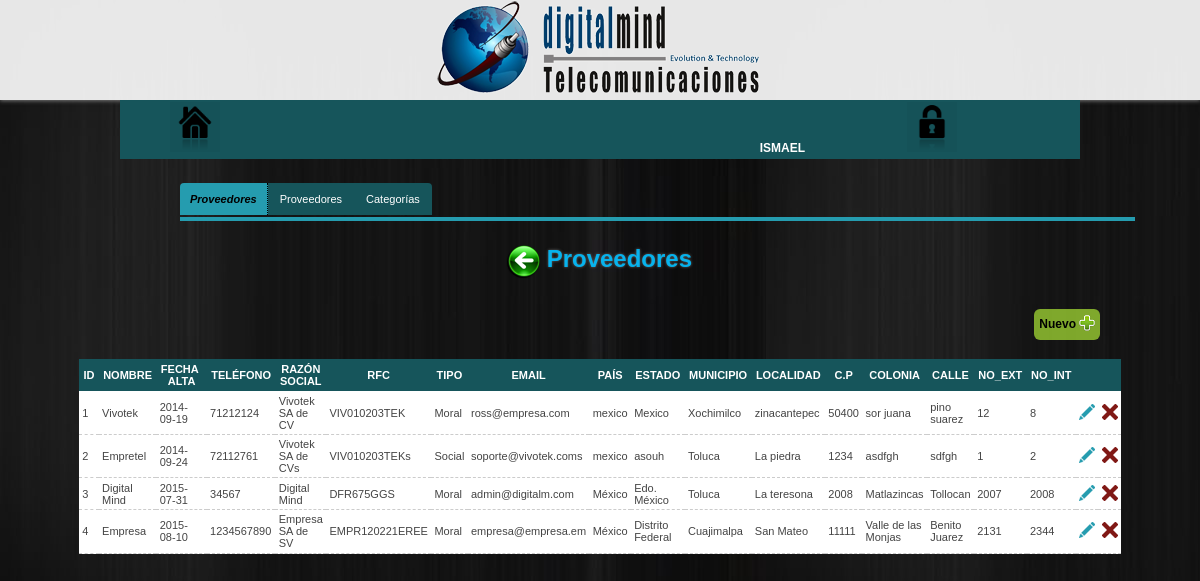
/configuracion/proveedores/proveedores (signed in), run on the app's committed database.
### tables this page shows
CREATE TABLE IF NOT EXISTS `proveedores` (
  `id_proveedor` int(10) NOT NULL,
  `nom_proveedor` varchar(70) NOT NULL,
  `fecha_alta` varchar(100) NOT NULL,
  `id_datfiscal` int(5) NOT NULL,
  `id_direccion` int(5) NOT NULL,
  `id_bancarios` varchar(30) NOT NULL,
  `id_contacto` int(5) DEFAULT NULL,
  `telefono` int(5) DEFAULT NULL,
  `id_categoria_cliente` int(100) NOT NULL,
  `direccion_web` varchar(100) DEFAULT NULL
);

CREATE TABLE IF NOT EXISTS `datos_fiscales` (
  `id_datfiscal` int(10) NOT NULL,
  `razon_social` varchar(50) NOT NULL,
  `rfc` varchar(20) NOT NULL,
  `tipo_razon_social` varchar(30) NOT NULL,
  `id_direccion` int(10) NOT NULL,
  `email` varchar(50) NOT NULL
);

CREATE TABLE IF NOT EXISTS `direcciones` (
  `id_direccion` int(10) NOT NULL,
  `calle` varchar(50) DEFAULT NULL,
  `num_ext` varchar(20) DEFAULT NULL,
  `num_int` varchar(20) DEFAULT NULL,
  `colonia` varchar(50) DEFAULT NULL,
  `localidad` varchar(50) DEFAULT NULL,
  `referencia` varchar(50) DEFAULT NULL,
  `municipio` text,
  `estado` text,
  `pais` varchar(200) DEFAULT NULL,
  `cod_postal` int(5) DEFAULT NULL,
  `sucursal` varchar(100) DEFAULT NULL,
  `gps_ubicacion` varchar(200) DEFAULT NULL
);

### configuracion/proveedores/proveedores/index.php (the view, shortened to what this page needs)
<?php include ('../../head.php'); ?>
<body>
	<?php include ('../../nav.php'); ?>
	<div id="menuopcion"><?php include('../../menu_individual.php') ?></div>
	<h1 style="text-align:center; color:rgba(0,191,255,.9);">
    	<a href="../../">
			<img class="atras" src="../../../images/atras.png" title="Regresar">
		</a>Proveedores
    </h1>
    <center>
    	<section id="botones">
		    <b class="nuevos">Nuevo</b>
    	</section>
    	<section>
    		<center>
    			<table class="datos">
					<tr>
						<th>ID</th>
						<th>NOMBRE</th>
						<th>FECHA<b style="color:transparent">-</b>ALTA</th>
						<th>TELÉFONO</th>
						<th>RAZÓN SOCIAL</th>
						<th>RFC</th>
						<th>TIPO</th>
						<th align="center">EMAIL</th>
						<th>PAÍS</th>
						<th>ESTADO</th>
						<th>MUNICIPIO</th>
						<th>LOCALIDAD</th>
						<th>C.P</th>
						<th>COLONIA</th>
						<th>CALLE</th>
						<th>NO_EXT</th>
						<th>NO_INT</th>
						<th></th>
						<th></th>
					</tr>
				<?php
				  	$query = "SELECT P.id_proveedor,P.nom_proveedor,P.fecha_alta,P.telefono,F.razon_social,F.rfc,F.tipo_razon_social,
				  			F.email,pais,estado,municipio,localidad,cod_postal,colonia,calle,num_ext,num_int,P.id_bancarios,P.id_direccion,F.id_direccion,P.id_datfiscal from proveedores P
				  			inner join datos_fiscales F on P.id_datfiscal=F.id_datfiscal
				  			inner join direcciones on P.id_direccion=direcciones.id_direccion";
					$result=mysql_query($query);
					while($fila=mysql_fetch_array($result)){
					  	echo "<tr>";
						echo '<td>'.$fila[0].'</td>';
						echo '<td>'.$fila[1].'</td>';
						echo '<td>'.$fila[2].'</td>';
						echo '<td>'.$fila[3].'</td>';
						echo '<td>'.$fila[4].'</td>';
						echo '<td>'.$fila[5].'</td>';
						echo '<td>'.$fila[6].'</td>';
						echo '<td>'.$fila[7].'</td>';
						echo '<td>'.$fila[8].'</td>';
						echo '<td>'.$fila[9].'</td>';
						echo '<td>'.$fila[10].'</td>';
						echo '<td>'.$fila[11].'</td>';
						echo '<td>'.$fila[12].'</td>';
						echo '<td>'.$fila[13].'</td>';
						echo '<td>'.$fila[14].'</td>';
						echo '<td>'.$fila[15].'</td>';
						echo '<td>'.$fila[16].'</td>';
					    echo '<td><a href="editar.php?id_prov='.$fila["id_proveedor"].'"><img src="../../../images/editar.png" /></a>';
				?>
				<td><a href="eliminar.php?id_prov=<?php echo $fila["id_proveedor"]; ?>&id_dirp=<?php echo $fila[10]; ?>&id_dirf=<?php echo $fila[11]; ?>&id_datfis=<?php echo $fila["id_datfiscal"] ?>&dat_banc=<?php echo $fila["id_bancarios"] ?>"><img src="../../../images/eliminar.png" alt=""></a></td>
					<?php
					    echo "</tr>";
					  }
					?>
				</table>
    		</center>
    	</section>
    </center>
</body>
</html>

### css/menu.css (style rules this page uses)
* { margin: 0;padding: 0; }
a { color: #28C7E0;text-decoration:none; }
body { background: url(../images/bg.jpg) fixed; color:#444; font-family:Verdana,Helvetica,Sans-serif;font-size:12px; }
a { text-decoration: none; }
.atras { border-radius: 50%; box-shadow: -1px 1px 1px #000; vertical-align: middle; }
h1 { color: #28C7E0;-webkit-text-shadow: 0 0 3px #666;-moz-text-shadow: 0 0 3px #666;text-shadow: 0 0 3px #666;padding: .5em 0; }
section { text-align: center; }
.nuevos { color: #000; padding: 6px 5px; margin-right: 100px; margin-top: 10px; margin-bottom: 10px; float: right; background: rgba(154,205,50,.8); border-radius: 6px; cursor: pointer; }
.nuevos:after { padding-left: 3px; content: url(../images/add.png); vertical-align: middle; }
section#botones { height: 50px; padding: 10px 0px 10px 0px; }

### css/tabla.css (style rules this page uses)
table { border-collapse: separate;font-size: 13px; margin: 0 0 30px 0; }
.datos { background: #FFF;border-collapse: collapse;text-align: left;width: 960px; }
.datos img { text-align: center; }
.datos th { text-align:center; background: #16555B;color: #FFF; font-weight: bold; padding: .4em; }
.datos td { border-bottom: 1px #CCC dashed; padding: .3em; }
.datos a { color:#16555B; }

### css/menu_individual_config.css (style rules this page uses)
#menuopcion { margin: 2% 0 1% 15%; border-bottom: 4px solid #259CAF; width: 955px; height: 33.5px; }

### libs/dataTables/css/datatables.css (style rules this page uses)
table { border-collapse: separate; font-size: 11px; width: 80%; margin: 0 auto; }

### data on the page
proveedores: id_proveedor "1", nom_proveedor "Vivotek", fecha_alta "2014-09-19", telefono "71212124", id_datfiscal.razon_social "Vivotek SA de CV", id_datfiscal.rfc "VIV010203TEK", id_datfiscal.tipo_razon_social "Moral", id_datfiscal.email "ross@empresa.com", id_direccion.pais "mexico", id_direccion.estado "Mexico", id_direccion.municipio "Xochimilco", id_direccion.localidad "zinacantepec", id_direccion.cod_postal "50400", id_direccion.colonia "sor juana", id_direccion.calle "pino suarez", id_direccion.num_ext "12", id_direccion.num_int "8"
proveedores: id_proveedor "2", nom_proveedor "Empretel", fecha_alta "2014-09-24", telefono "72112761", id_datfiscal.razon_social "Vivotek SA de CVs", id_datfiscal.rfc "VIV010203TEKs", id_datfiscal.tipo_razon_social "Social", id_datfiscal.email "soporte@vivotek.coms", id_direccion.pais "mexico", id_direccion.estado "asouh", id_direccion.municipio "Toluca", id_direccion.localidad "La piedra", id_direccion.cod_postal "1234", id_direccion.colonia "asdfgh", id_direccion.calle "sdfgh", id_direccion.num_ext "1", id_direccion.num_int "2"
proveedores: id_proveedor "3", nom_proveedor "Digital Mind", fecha_alta "2015-07-31", telefono "34567", id_datfiscal.razon_social "Digital Mind", id_datfiscal.rfc "DFR675GGS", id_datfiscal.tipo_razon_social "Moral", id_datfiscal.email "admin@digitalm.com", id_direccion.pais "México", id_direccion.estado "Edo. México", id_direccion.municipio "Toluca", id_direccion.localidad "La teresona", id_direccion.cod_postal "2008", id_direccion.colonia "Matlazincas", id_direccion.calle "Tollocan", id_direccion.num_ext "2007", id_direccion.num_int "2008"
proveedores: id_proveedor "4", nom_proveedor "Empresa", fecha_alta "2015-08-10", telefono "1234567890", id_datfiscal.razon_social "Empresa SA de SV", id_datfiscal.rfc "EMPR120221EREE", id_datfiscal.tipo_razon_social "Moral", id_datfiscal.email "empresa@empresa.em", id_direccion.pais "México", id_direccion.estado "Distrito Federal", id_direccion.municipio "Cuajimalpa", id_direccion.localidad "San Mateo", id_direccion.cod_postal "11111", id_direccion.colonia "Valle de las Monjas", id_direccion.calle "Benito Juarez", id_direccion.num_ext "2131", id_direccion.num_int "2344"

### other printed values
$_SESSION["usuario"] "ISMAEL"
